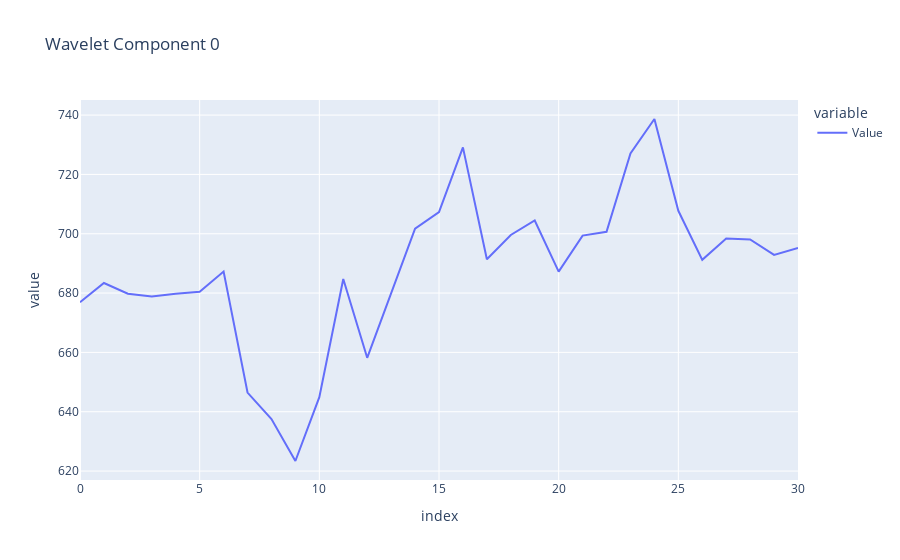
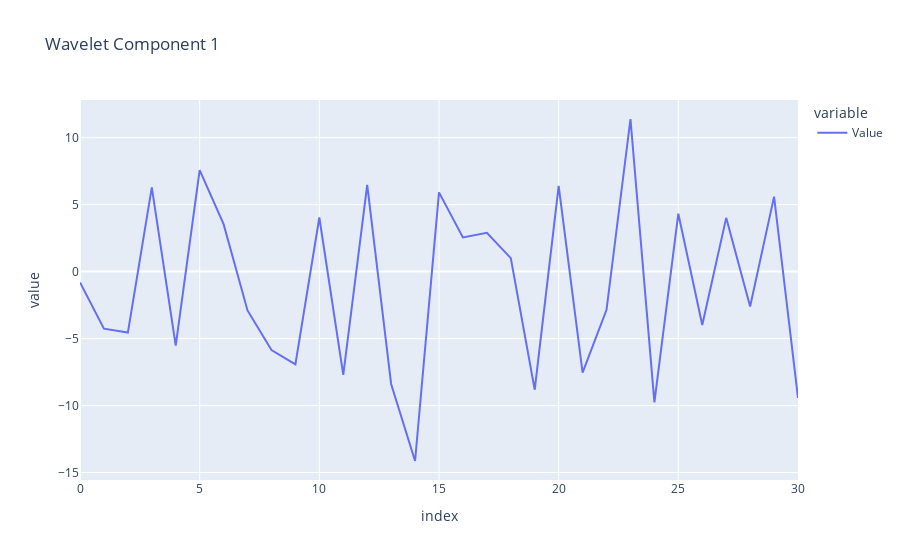
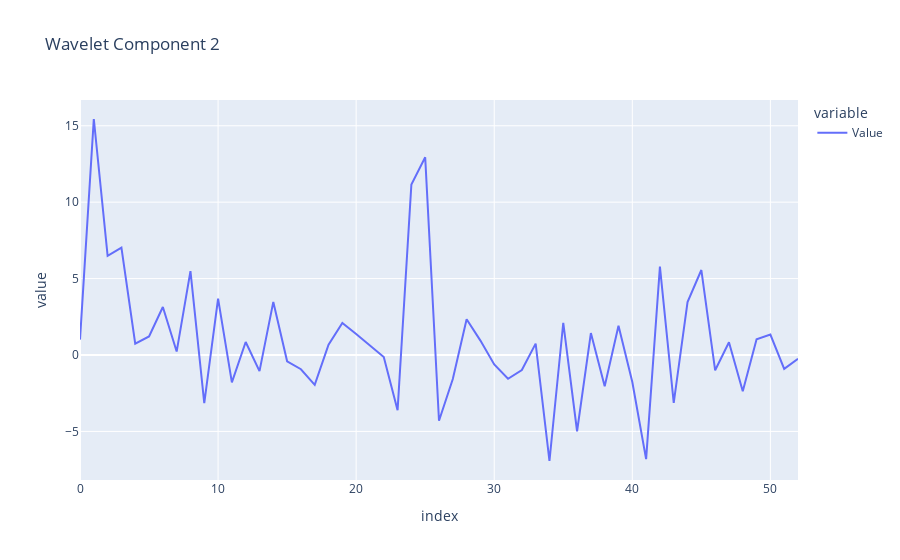

Notebook source saved alongside these figures, in order:
### Markdown cell above
## Вейвлет разложение

### Code cell
import plotly.express as px


def wavelet_decomposition(df, n_components, wavelet='db5'):
    data = df.iloc[:, 0].values
    coeffs = pywt.wavedec(data, wavelet, level=n_components)
    return coeffs

def wavelet_reconstruction(coeffs, wavelet='db5'):
    reconstructed_signal = pywt.waverec(coeffs, wavelet)
    return reconstructed_signal

coeffs = wavelet_decomposition(full_data, n_components=5)

for i, coeff in enumerate(coeffs):
    component = pd.DataFrame(coeff, columns=['Value'])
    fig = px.line(component, title=f"Wavelet Component {i}", labels={'Value': 'Value'})
    fig.show()


n_components = 5
coeffs = wavelet_decomposition(full_data, n_components)

coeffs_no_trend_season = [
    np.zeros_like(coeffs[0]),  # Удаляем тренд
    coeffs[1],  # Оставляем высокочастотные компоненты (шум)
    coeffs[2],  # Оставляем высокочастотные компоненты (шум)
    coeffs[3],  # Удаляем сезонность
    np.zeros_like(coeffs[4]),  # Оставляем высокочастотные компоненты (шум)
    coeffs[5]   # Оставляем высокочастотные компоненты (шум)
]
time_index = full_data.index

reconstructed_signal_no_trend_season = wavelet_reconstruction(coeffs_no_trend_season)

# Визуализация восстановленного сигнала
reconstructed_df = pd.DataFrame(reconstructed_signal_no_trend_season, columns=['Value'], index=time_index)
fig = px.line(reconstructed_df, title="Signal without Trend and Seasonal Components", labels={'Value': 'Value'})
fig.show()

### Figure 1 — Plotly figure (JSON) as saved in the notebook; plotly's stock layout.template omitted (floating-point values rounded to 4 significant figures)
{"data": [{"hovertemplate": "variable=Value<br>index=%{x}<br>value=%{y}<extra></extra>", "legendgroup": "Value", "line": {"color": "#636efa", "dash": "solid"}, "marker": {"symbol": "circle"}, "mode": "lines", "name": "Value", "orientation": "v", "showlegend": true, "type": "scatter", "x": [0, 1, 2, 3, 4, 5, 6, 7, 8, 9, 10, 11, 12, 13, 14, 15, 16, 17, 18, 19, 20, 21, 22, 23, 24, 25, 26, 27, 28, 29, 30], "xaxis": "x", "y": [676.9, 683.4, 679.8, 678.8, 679.8, 680.4, 687.3, 646.5, 637.5, 623.4, 644.9, 684.7, 658.2, 680.1, 701.7, 707.3, 729.1, 691.4, 699.6, 704.5, 687.2, 699.4, 700.6, 727.1, 738.7, 707.7, 691.2, 698.4, 698.1, 692.9, 695.2], "yaxis": "y"}], "layout": {"legend": {"title": {"text": "variable"}, "tracegroupgap": 0}, "title": {"text": "Wavelet Component 0"}, "xaxis": {"anchor": "y", "domain": [0, 1], "title": {"text": "index"}}, "yaxis": {"anchor": "x", "domain": [0, 1], "title": {"text": "value"}}}}

### Figure 2 — Plotly figure (JSON) as saved in the notebook; plotly's stock layout.template omitted (floating-point values rounded to 4 significant figures)
{"data": [{"hovertemplate": "variable=Value<br>index=%{x}<br>value=%{y}<extra></extra>", "legendgroup": "Value", "line": {"color": "#636efa", "dash": "solid"}, "marker": {"symbol": "circle"}, "mode": "lines", "name": "Value", "orientation": "v", "showlegend": true, "type": "scatter", "x": [0, 1, 2, 3, 4, 5, 6, 7, 8, 9, 10, 11, 12, 13, 14, 15, 16, 17, 18, 19, 20, 21, 22, 23, 24, 25, 26, 27, 28, 29, 30], "xaxis": "x", "y": [-0.8058, -4.257, -4.55, 6.281, -5.52, 7.571, 3.54, -2.898, -5.862, -6.927, 4.037, -7.71, 6.471, -8.387, -14.14, 5.913, 2.548, 2.892, 1.006, -8.818, 6.39, -7.542, -2.853, 11.39, -9.767, 4.322, -3.988, 4.01, -2.604, 5.596, -9.427], "yaxis": "y"}], "layout": {"legend": {"title": {"text": "variable"}, "tracegroupgap": 0}, "title": {"text": "Wavelet Component 1"}, "xaxis": {"anchor": "y", "domain": [0, 1], "title": {"text": "index"}}, "yaxis": {"anchor": "x", "domain": [0, 1], "title": {"text": "value"}}}}

### Figure 3 — Plotly figure (JSON) as saved in the notebook; plotly's stock layout.template omitted (floating-point values rounded to 4 significant figures)
{"data": [{"hovertemplate": "variable=Value<br>index=%{x}<br>value=%{y}<extra></extra>", "legendgroup": "Value", "line": {"color": "#636efa", "dash": "solid"}, "marker": {"symbol": "circle"}, "mode": "lines", "name": "Value", "orientation": "v", "showlegend": true, "type": "scatter", "x": [0, 1, 2, 3, 4, 5, 6, 7, 8, 9, 10, 11, 12, 13, 14, 15, 16, 17, 18, 19, 20, 21, 22, 23, 24, 25, 26, 27, 28, 29, 30, 31, 32, 33, 34, 35, 36, 37, 38, 39, 40, 41, 42, 43, 44, 45, 46, 47, 48, 49, 50, 51, 52], "xaxis": "x", "y": [1.009, 15.44, 6.491, 7.026, 0.7386, 1.215, 3.143, 0.2253, 5.492, -3.152, 3.69, -1.794, 0.8526, -1.055, 3.475, -0.4121, -0.9305, -1.954, 0.6693, 2.094, 1.377, 0.6553, -0.1269, -3.613, 11.16, 12.93, -4.306, -1.572, 2.341, 0.9408, -0.6141, -1.556, -0.9792, 0.7469, -6.936, 2.109, -4.989, 1.434, -2.039, 1.91, -1.765, -6.809, 5.784, -3.126, 3.459, 5.561, -1.0, 0.8349, -2.37, 1.028, 1.339, -0.9107, -0.2421], "yaxis": "y"}], "layout": {"legend": {"title": {"text": "variable"}, "tracegroupgap": 0}, "title": {"text": "Wavelet Component 2"}, "xaxis": {"anchor": "y", "domain": [0, 1], "title": {"text": "index"}}, "yaxis": {"anchor": "x", "domain": [0, 1], "title": {"text": "value"}}}}
